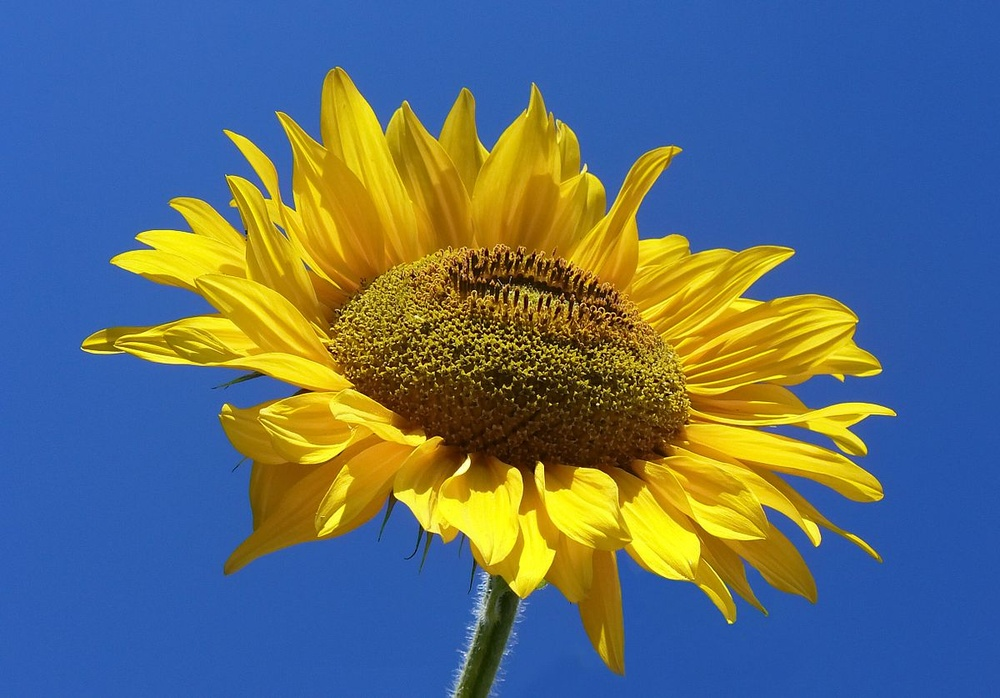
#> input picture course_6130/EX4/Flower.jpg, 1000 x 698 px, shrunk from 1200 x 837 before the run, found by its file name
$ python ex4b_nitzan.py
#> lines starting #> are read from the running program, lines starting #| are printed output that depends on the picture
#> further down, np_img_array is the input picture: shape (698, 1000, 3); mean R, G, B 93.2, 110.1, 117.7
# 315535518, 316539196
# 10

import numpy as np
import matplotlib.pyplot as screen
import matplotlib.image as img
from scipy.ndimage.filters import gaussian_filter

class MyImage(object):

    def __init__(self, img_array):
        """
        This is the constractor function.
        :param img_array: gets an image array and sets it as a local variable.
        :type img_array: numpy N dim Array.
        """
        self.img_array = img_array

    def turn_area_black(self, upper_left, bottom_right):
        """
        This function turns an area in the image black.
        :param upper_left: A point (x,y) representing the upper left corner of the black area
        :type upper_left: List
        :param bottom_right: A point (x,y) representing the upper right corner of the black area
        :type bottom_right: List
        :return: (pass)
        :rtype: (pass)
        """
        self.img_array = self.img_array.copy()
        self.img_array[upper_left[1]:bottom_right[1], upper_left[0]:bottom_right[0]] = [0, 0, 0]

    def adding_squared_smiley_face(self, upper_left, bottom_right, smiley_color):
        """
        This function create a smily face. It does it my coloring an area in a given colour
        and turns the other pixels black to create the smiley face.

        :param smiley_color: colour of the smiley face.
        :param upper_left: upper left point of the smiley.
        :type upper_left: List (x,y).
        :param bottom_right: bottom right point of the smiley.
        :type bottom_right: List (x,y).
        :param smiley_color: colour of the smiley face.
        :type smiley_color: RGB value List
        :return: (pass)
        :rtype: (pass)
        """
        self.img_array = self.img_array.copy()
        self.img_array[upper_left[1]:bottom_right[1], upper_left[0]:bottom_right[0]] = smiley_color

        # creating the mouth

        mouth_bottom_left = [int(upper_left[0] + 0.25 * (bottom_right[0] - upper_left[0])),
               int(upper_left[1] + 0.65 * (bottom_right[1] - upper_left[1]))]
        mouth_bottom_right = [int(bottom_right[0] - 0.25 * (bottom_right[0] - upper_left[0])),
               int(upper_left[1] + 0.75 * (bottom_right[1] - upper_left[1]))]
        self.img_array[mouth_bottom_left[1]:mouth_bottom_right[1], mouth_bottom_left[0]:mouth_bottom_right[0]] = [0, 0, 0]

        # creating the eyes, first
        left_upper_corner = [int(upper_left[0] + 0.25 * (bottom_right[0] - upper_left[0])),
                int(upper_left[1] + 0.2 * (bottom_right[1] - upper_left[1]))]
        right_bottom_corner = [int(bottom_right[0] - 0.6 * (bottom_right[0] - upper_left[0])),
                int(upper_left[1] + 0.3 * (bottom_right[1] - upper_left[1]))]
        self.img_array[left_upper_corner[1]:right_bottom_corner[1], left_upper_corner[0]:right_bottom_corner[0]] = [0, 0, 0]

        # creating the eyes, left
        left_upper_corner = [int(upper_left[0] + 0.6 * (bottom_right[0] - upper_left[0])),
                int(upper_left[1] + 0.2 * (bottom_right[1] - upper_left[1]))]
        right_bottom_corner = [int(bottom_right[0] - 0.25 * (bottom_right[0] - upper_left[0])),
                int(upper_left[1] + 0.3 * (bottom_right[1] - upper_left[1]))]
        self.img_array[left_upper_corner[1]:right_bottom_corner[1], left_upper_corner[0]:right_bottom_corner[0]] = [0, 0, 0]
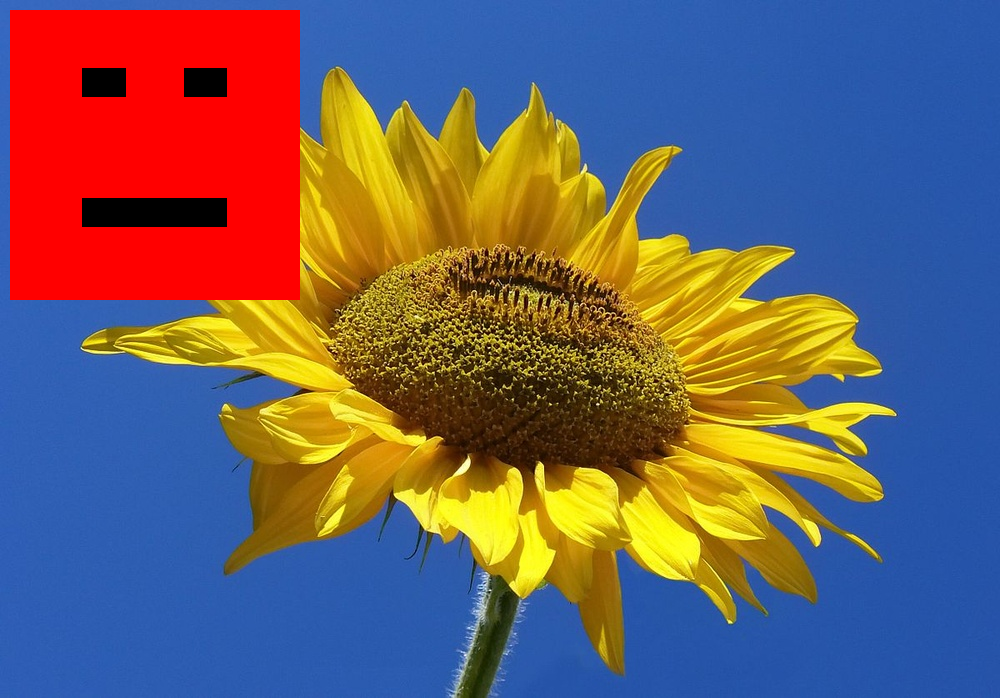
#> self.img_array: shape (698, 1000, 3); mean R, G, B 111.2, 95.8, 99.4

    def blur_certain_area(self, upper_left, bottom_right):
        """
        This function blurs an area in the image
        :param upper_left: upper left point of the blurred area
        :type upper_left: List (x,y)
        :param bottom_right:
        :type bottom_right: List (x,y)
        :return: (pass)
        :rtype: (pass)
        """
        self.img_array = self.img_array.copy()

        spliced_area = self.img_array[upper_left[1]:bottom_right[1], upper_left[0]:bottom_right[0]]

        blurred = gaussian_filter(spliced_area ,sigma = (500, 500, 0))

        self.img_array[upper_left[1]:bottom_right[1], upper_left[0]:bottom_right[0]] = blurred

    def get_img(self):
        """
        This function returns the array of the current image after modifications.
        :return: image array.
        :rtype: numpy N Dim Array
        """
        return self.img_array


def image_hist(img_array):
    """
    This function counts the amount of appearances of each colour in the
    RGB spectrum. Red Green Blue amounts in a given image array.
    :param img_array: a given image data array
    :type img_array: numpy N Dim Array
    :return: it returns a histogram for each colour(rgb value) in the given image.
    :rtype: Array
    """

    Red = [0 for index in range(0, 256)]
#> Red = 256 values from 0 to 0
    Green = [0 for index in range(0, 256)]
    Blue  = [0 for index in range(0, 256)]

    for first_dim in img_array:
        for second_dim in first_dim:
            Red[second_dim[0]] += 1
            Green[second_dim[1]] += 1
            Blue[second_dim[2]] += 1
#> after the loop, Blue = 256 values, max 131227 at index 0, min 1 at index 231, mean 2726.6; Green = 256 values, max 84215 at index 0, min 66 at index 2, mean 2726.6; Red = 256 values, max 85265 at index 255, min 0 at index 1, mean 2726.6
    return np.array(Red), np.array(Green), np.array(Blue)


if __name__ == "__main__":
    np_img_array = img.imread(r".\Flower.jpg")
    image_class = MyImage(np_img_array)
    image_class.adding_squared_smiley_face([10,10], [300,300], [255,0,0])
    R,G,B = image_hist(image_class.get_img())
#> R has the same summary as Red in image_hist; G has the same summary as Green in image_hist; B has the same summary as Blue in image_hist

    hist_R = np.empty(shape=(2, 256))
    hist_R[1] = R
    hist_R[0] = 0
    hist_G = np.empty(shape=(2, 256))
    hist_G[1] = G
    hist_G[0] = 0
    hist_B = np.empty(shape=(2, 256))
    hist_B[1] = B
    hist_B[0] = 0

    # screen.bar(x=range(0, 256), height=10, yerr=hist_R, ecolor = [1,0,0,1])
    # screen.bar(x=range(0, 256), height=10, yerr=hist_G, ecolor = [0,1,0,1])
    # screen.bar(x=range(0, 256), height=10, yerr=hist_B, ecolor = [0,0,1,1])

    fig, axs = screen.subplots(2, 2)
    axs[0, 0].bar(x=range(0, 256), height=10, yerr=hist_R, ecolor = [1,0,0,1])
    axs[0, 0].set_title('Red')
    axs[0, 1].bar(x=range(0, 256), height=10, yerr=hist_G, ecolor = [0,1,0,1])
    axs[0, 1].set_title('Green')
    axs[1, 0].bar(x=range(0, 256), height=10, yerr=hist_B, ecolor = [0,0,1,1])
    axs[1, 0].set_title('Blue')

    'Just Trying to show the image after modification '
    screen.title("Flower With Smily")
    screen.imshow(image_class.get_img())
    screen.show()
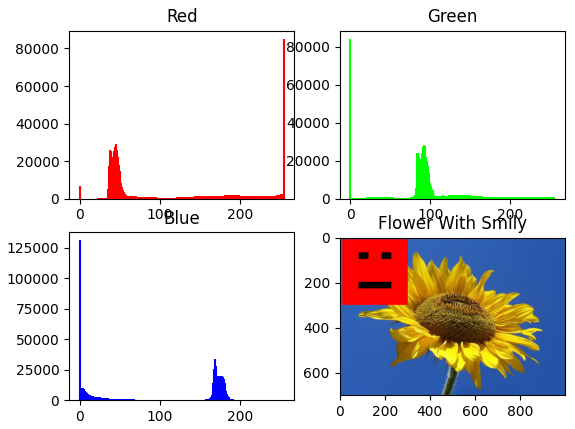
#> figure drawn by matplotlib, 4 panels
